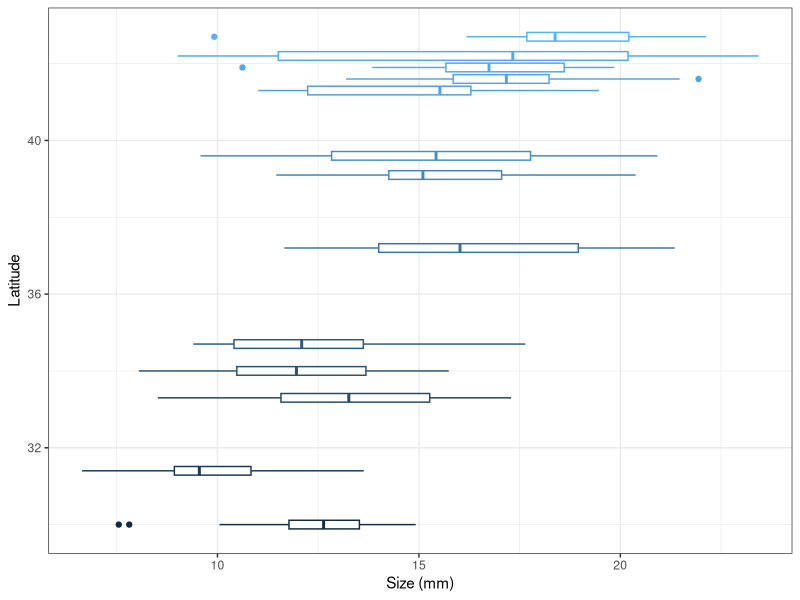

Generate this figure with R:
install.packages(c("dplyr", "ggplot2"))
library(dplyr)
library(ggplot2)

pie_crab <- read.csv("data/HTL-MAR-FiddlerCrabBodySize.csv")

crab_stats <- pie_crab %>% 
  group_by(Latitude, Site) %>% 
  summarize(n = n(), 
            mean_mm = mean(carapace_width),
            min_mm = min(carapace_width),
            max_mm = max(carapace_width),
            sd_mm = sd(carapace_width),
            median_mm = median(carapace_width))
crab_stats
write.table(crab_stats, file="data/crab_stats.csv")

crab_plot <- pie_crab %>%
  ggplot(aes(y=Latitude)) +
  geom_boxplot(aes(carapace_width, group=Latitude, color=Latitude)) +
  xlab("Size (mm)") +
  theme_bw() +
  theme(legend.position = "none")
ggsave("figures/body_size_latitude.pdf", plot = crab_plot)